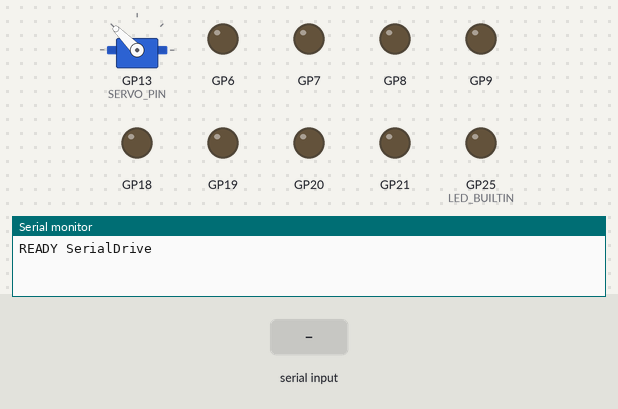
This sketch was run on a simulated Raspberry Pi Pico. Parts: servo, output pins drawn as LEDs (lit = HIGH), the last lines printed to the serial monitor. The test bench sets the inputs (shaded band).

Above: at 1.2 s.
1.3 s: "V90\n" received over Serial
At 1.75 s:
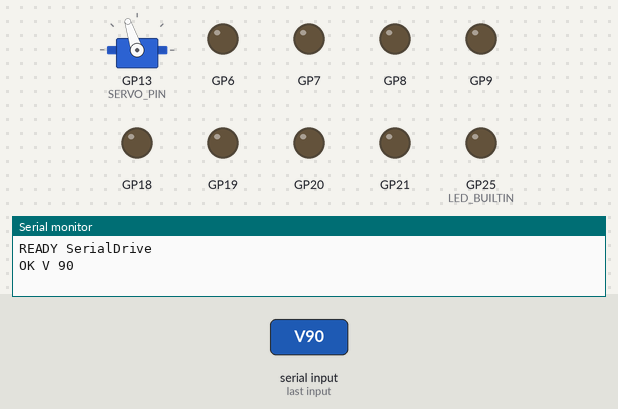
At 2.6 s:
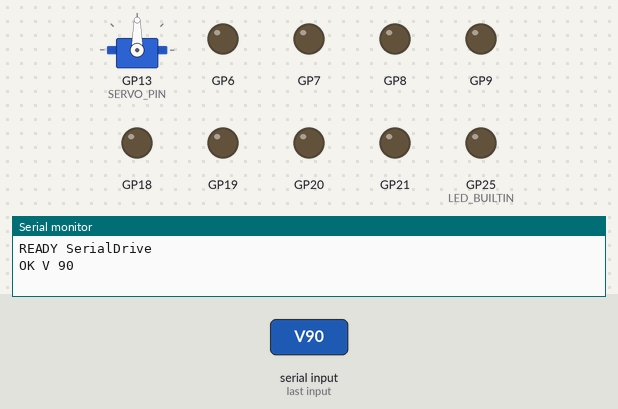
3.5 s: "90,45\n" received over Serial
5.0 s: "M90\n" received over Serial
Timing chart, 0 to 8.0 s (numbered marks = the images above; inputs shaded):
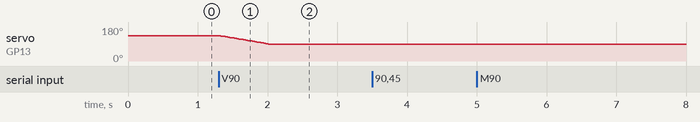

Measured:
- after the input at 1.3 s, servo on GP13 (SERVO_PIN): moves from 135° to 90° over 0.71 s, starting at once

The sketch:

SerialDrive.ino
```cpp
// SerialDrive -- the Pico W takes wheel commands from the laptop over USB serial.
//
//   laptop Python --USB serial (COM7)--> this sketch --PWM--> H-bridges --> 4 motors
//
// PROTOCOL (one text line per command, '\n' terminated):
//   M a b c d   set the 4 wheel speeds, each -100..100 (sign = direction).
//               Order is the Freenove kit's Motor_M_Move(m1, m2, m3, m4) order.
//   S           stop all wheels now
//   V a         point the servo at angle a (degrees, clamped 10..175; SERVO_CENTER = straight ahead)
//   P           ping -> replies "PONG" (lets Python confirm it found the car)
// Every valid command is answered "OK ..." and every bad line "ERR ...", so the
// laptop always knows whether the car understood it.
//
// SAFETY (everything on the car is barely bolted on, so slow is mandatory):
//   1. Speed cap lives HERE, not in Python: 100 from the laptop = MAX_DUTY
//      (~39% of battery voltage). A buggy script can't make the car go faster.
//   2. Watchdog: if no command arrives for WATCHDOG_MS, stop all wheels. If the
//      Python script crashes or the cable is yanked, the car stops by itself
//      instead of running the last command forever. Python must therefore keep
//      re-sending the current command (~10x/s) even when nothing changes.

// ---- Wheel wiring (verified 2026-10-06 with MotorWireTest: all 4 spin both ways) ----
// Each motor = an H-bridge with two inputs. PWM on `fwd` and 0 on `rev` spins it
// the kit's "forward" way; swap the two to reverse. Both 0 = coast.
struct Wheel {
  uint8_t fwd, rev;          // GP numbers (pins from Freenove_4WD_Car_For_Pico_W.h)
  int target;                // last commanded speed -100..100
  unsigned long kickUntil;   // millis() when this wheel's start-up kick ends (0 = none)
};
Wheel wheels[4] = {
  {18, 19, 0, 0},  // m1  shield connector M1 [19][18]
  {21, 20, 0, 0},  // m2  shield connector    [21][20]
  { 7,  6, 0, 0},  // m3  shield connector    [6][7]
  { 9,  8, 0, 0},  // m4  shield connector M4 [9][8]
};

// ---- Speed tuning (measured on this car, analogWrite range 0..255) ----
// Duty = fraction of the ~8 V battery the motor sees on average.
//   51 (20%): stall -- motors whine, don't turn.
//   90 (35%): turns slowly once moving; one stiff gearbox needs a kick to start.
const int MIN_DUTY = 70;    // speed 1   -> 27%: slowest that still turns (with kick)
const int MAX_DUTY = 100;   // speed 100 -> 39%: hard ceiling, deliberately slow
// Kick-start: static friction (gearbox at rest) > kinetic friction (turning).
// A short burst breaks the wheel loose, then it settles to the slow duty.
// Kept short so the car only twitches -- it doesn't lurch.
const int KICK_DUTY = 180;  // ~70% for...
const unsigned long KICK_MS = 70;

// ---- Servo (shield header [13] -> jumper -> Pico GP13; PIN_SERVO1 in the kit .h) ----
// A hobby servo reads a 50 Hz pulse train: 0.5 ms pulse = 0 deg, 2.5 ms = 180 deg.
// The Servo library generates that in hardware PWM; we only pick the angle.
// The servo itself snaps to a new angle as fast as it can (~0.1 s / 60 deg),
// which would yank whatever is mounted on it -- so we SLEW: step the commanded
// angle 1 deg at a time every SERVO_STEP_MS (~60 deg/s) toward the target.
#include <Servo.h>
const uint8_t SERVO_PIN = 13;
// Widened from the kit's cautious 30..150: with the arm offset (center = 135),
// 150 left only 15 deg of turn on one side. The servo itself spans 0..180, but
// many SG90s hit their internal end stop at the extremes and buzz/strain
// there -- so stop 5 deg short. Pan range around center: 135 +/- 40.
const int SERVO_MIN = 10, SERVO_MAX = 175;
const unsigned long SERVO_STEP_MS = 16;     // 1 deg per 16 ms ~= 60 deg/s
Servo servo;
// The servo arm sits a few teeth off on its spline, so the angle that points
// the camera STRAIGHT AHEAD is not 90 on this car -- measured with j/l keys.
const int SERVO_CENTER = 135;
int servoNow = SERVO_CENTER, servoTarget = SERVO_CENTER;
unsigned long servoLastStep = 0;

const unsigned long WATCHDOG_MS = 500;
unsigned long lastCmdMs = 0;
bool stoppedByWatchdog = true;  // start "stopped"; first command clears it

// Map a speed 1..100 onto MIN_DUTY..MAX_DUTY. (Linear 0..MAX would put speeds
// 1-70 into the stall zone, where the wheel whines but doesn't move.)
int speedToDuty(int s) {
  if (s <= 0) return 0;
  return MIN_DUTY + (MAX_DUTY - MIN_DUTY) * (s - 1) / 99;
}

// Push one wheel's state to its two H-bridge pins.
void applyWheel(Wheel& w, unsigned long now) {
  int duty = speedToDuty(abs(w.target));
  if (duty > 0 && now < w.kickUntil) duty = KICK_DUTY;  // still inside the kick window
  if (w.target > 0)      { analogWrite(w.rev, 0); analogWrite(w.fwd, duty); }
  else if (w.target < 0) { analogWrite(w.fwd, 0); analogWrite(w.rev, duty); }
  else                   { analogWrite(w.fwd, 0); analogWrite(w.rev, 0); }  // coast
}

void setWheel(int i, int speed, unsigned long now) {
  speed = constrain(speed, -100, 100);
  Wheel& w = wheels[i];
  // Kick only when the wheel is starting from rest or reversing -- i.e. when
  // static friction (or the motor's own momentum) has to be overcome. Changing
  // speed in the same direction needs no kick.
  bool starting = (speed != 0) && (w.target == 0 || (w.target > 0) != (speed > 0));
  if (starting) w.kickUntil = now + KICK_MS;
  w.target = speed;
  applyWheel(w, now);
}

void stopAll() {
  for (auto& w : wheels) { w.target = 0; w.kickUntil = 0; applyWheel(w, 0); }
}

void handleLine(char* line, unsigned long now) {
  char cmd = line[0];
  if (cmd == 'M') {
    int v[4];
    // sscanf returns how many numbers it parsed; anything but 4 = malformed.
    if (sscanf(line + 1, "%d %d %d %d", &v[0], &v[1], &v[2], &v[3]) != 4) {
      Serial.println("ERR need: M a b c d");
      return;
    }
    for (int i = 0; i < 4; i++) setWheel(i, v[i], now);
    lastCmdMs = now;
    stoppedByWatchdog = false;
    Serial.printf("OK M %d %d %d %d\n", wheels[0].target, wheels[1].target,
                  wheels[2].target, wheels[3].target);
  } else if (cmd == 'S') {
    stopAll();
    lastCmdMs = now;
    Serial.println("OK S");
  } else if (cmd == 'V') {
    int a;
    if (sscanf(line + 1, "%d", &a) != 1) { Serial.println("ERR need: V angle"); return; }
    servoTarget = constrain(a, SERVO_MIN, SERVO_MAX);
    // Note: V does NOT feed the drive watchdog -- pointing the servo is not
    // "the laptop is driving", so it must not keep the wheels alive.
    Serial.printf("OK V %d\n", servoTarget);
  } else if (cmd == 'P') {
    lastCmdMs = now;  // a ping also counts as "laptop is alive"
    Serial.println("PONG");
  } else if (cmd != '\0') {
    Serial.printf("ERR unknown '%c'\n", cmd);
  }
}

void setup() {
  Serial.begin(115200);  // USB CDC: baud is ignored, but keep it consistent with Python
  stopAll();             // known state before anything else: all H-bridge inputs low
  pinMode(LED_BUILTIN, OUTPUT);
  // 500/2500 us = the pulse widths for 0/180 deg (same as the kit's map()).
  servo.attach(SERVO_PIN, 500, 2500);
  servo.write(servoNow);  // straight ahead on boot
  Serial.println("READY SerialDrive");
}

void loop() {
  unsigned long now = millis();

  // ---- Read serial without blocking: collect chars until '\n' ----
  // (readStringUntil() would block the loop and freeze the watchdog/kicks.)
  static char buf[64];
  static uint8_t len = 0;
  while (Serial.available()) {
    char c = Serial.read();
    if (c == '\r') continue;           // tolerate Windows "\r\n" line endings
    if (c == '\n') { buf[len] = '\0'; handleLine(buf, now); len = 0; }
    else if (len < sizeof(buf) - 1) buf[len++] = c;
    // overlong lines are truncated, then rejected by handleLine's parsing
  }

  // ---- End kick windows: drop each kicked wheel to its slow cruising duty ----
  for (auto& w : wheels) {
    if (w.kickUntil && now >= w.kickUntil) { w.kickUntil = 0; applyWheel(w, now); }
  }

  // ---- Servo slew: one degree per SERVO_STEP_MS toward the target ----
  if (servoNow != servoTarget && now - servoLastStep >= SERVO_STEP_MS) {
    servoNow += (servoTarget > servoNow) ? 1 : -1;
    servo.write(servoNow);
    servoLastStep = now;
  }

  // ---- Watchdog: silence from the laptop = stop ----
  if (!stoppedByWatchdog && now - lastCmdMs > WATCHDOG_MS) {
    stopAll();
    stoppedByWatchdog = true;
    Serial.println("WATCHDOG stop");
  }

  // LED on = wheels are being driven; off = stopped. Visible proof from across
  // the table of whether the car *thinks* it's moving.
  // Only write on change: on the Pico W the LED hangs off the CYW43 WiFi chip,
  // so each digitalWrite is an SPI transaction, not a cheap register poke.
  static bool ledState = false;
  bool moving = false;
  for (auto& w : wheels) moving |= (w.target != 0);
  if (moving != ledState) { ledState = moving; digitalWrite(LED_BUILTIN, moving); }
}
```
